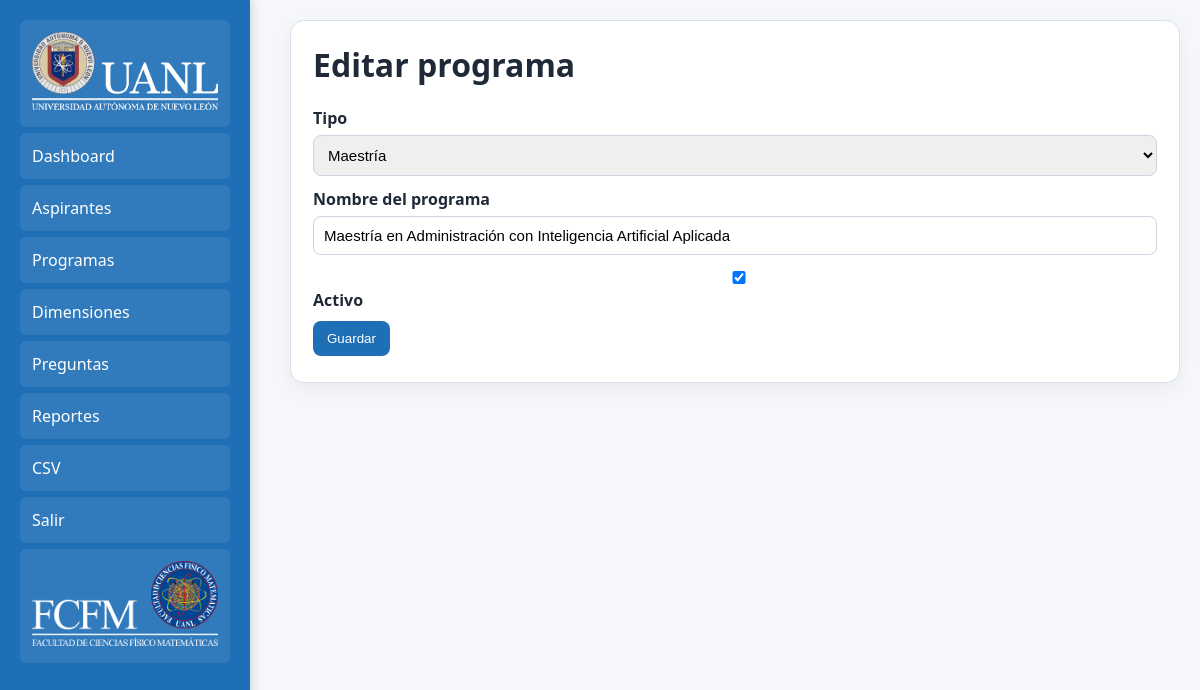
Screenshot of /admin/programa_form.php?id=2 (signed in) with the database file from the repository.
### tables this page shows
CREATE TABLE programas (
 id INT AUTO_INCREMENT PRIMARY KEY,
 nombre VARCHAR(220) NOT NULL UNIQUE,
 tipo ENUM('Maestría','Doctorado') NOT NULL DEFAULT 'Maestría',
 activo TINYINT(1) DEFAULT 1,
 created_at TIMESTAMP DEFAULT CURRENT_TIMESTAMP
);

### includes/functions.php (called while the page is built, shortened)
<?php
function h($s){ return htmlspecialchars((string)$s, ENT_QUOTES, 'UTF-8'); }
?>

### admin/programa_form.php (the view, shortened to what this page needs)
<?php
	require_once __DIR__.'/../includes/db.php';
	require_once __DIR__.'/../includes/functions.php';
	$id = $_GET['id']??null;
	$p=['nombre'=>'','tipo'=>'Maestría','activo'=>1];
	if($id)
		{
			$st = $pdo->prepare('SELECT * FROM programas WHERE id=?');
			$st->execute([$id]);
			$p = $st->fetch();
		}
?>
<!doctype html>
<html lang="es">
	<head>
		<link rel="stylesheet" href="../assets/style.css">
	</head>
	<body>
		<?php
			include '_nav.php';
		?>
		<div class="container">
			<div class="card">
				<h1><?= $id?'Editar':'Nuevo' ?> programa</h1>
				<form method="post">
					<label>Tipo</label>
					<select name="tipo" required>
						<option value="Maestría" <?=$p['tipo']==='Maestría'?'selected':''?>>Maestría</option>
					</select>
					<label>Nombre del programa</label>
					<input name="nombre" value="<?=h($p['nombre'])?>" required>
					<label>
						<input type="checkbox" name="activo" <?=$p['activo']?'checked':''?>> Activo
					</label>
					<button>Guardar</button>
				</form>
			</div>
		</div>
	</body>
</html>

### assets/style.css (style rules this page uses)
:root { --fcfm-blue:#1F6FB6; --fcfm-blue-dark:#154F81; --fcfm-gold:#FFA600; --fcfm-gold-dark:#d98d00; --fcfm-black:#010203; --bg:#F5F7FA; --card:#FFFFFF; --text:#1f2937; --muted:#6b7280; --primary:#0f766e; --danger:#b91c1c; --border:#D7E1EA; }
* { box-sizing:border-box }
body { font-family:Segoe UI, sans-serif; background:#f5f7fb; color:var(--text); margin:0 }
.container { max-width:1100px; margin-left: 270px; padding:20px }
.card { background:var(--card); border-top:4px solid var(--fcfm-gold); border:1px solid var(--border); border-radius:14px; padding:22px; margin-bottom:18px; box-shadow:0 6px 18px #0000000d }
h1,h2,h3 { margin-top:0 }
label { display:block; margin:12px 0 6px; font-weight:bold }
input,select,textarea { width:100%; padding:10px; border:1px solid #cbd5e1; border-radius:8px; font-size:15px }
.btn,button { display:inline-block; background:var(--fcfm-blue); color:white; padding:10px 14px; border:0; border-radius:8px; text-decoration:none; cursor:pointer; margin:4px 4px 4px 0 }

### rows the page displays
programas: tipo "Maestría", nombre "Maestría en Administración con Inteligencia Artificial Aplicada", activo "☑"
